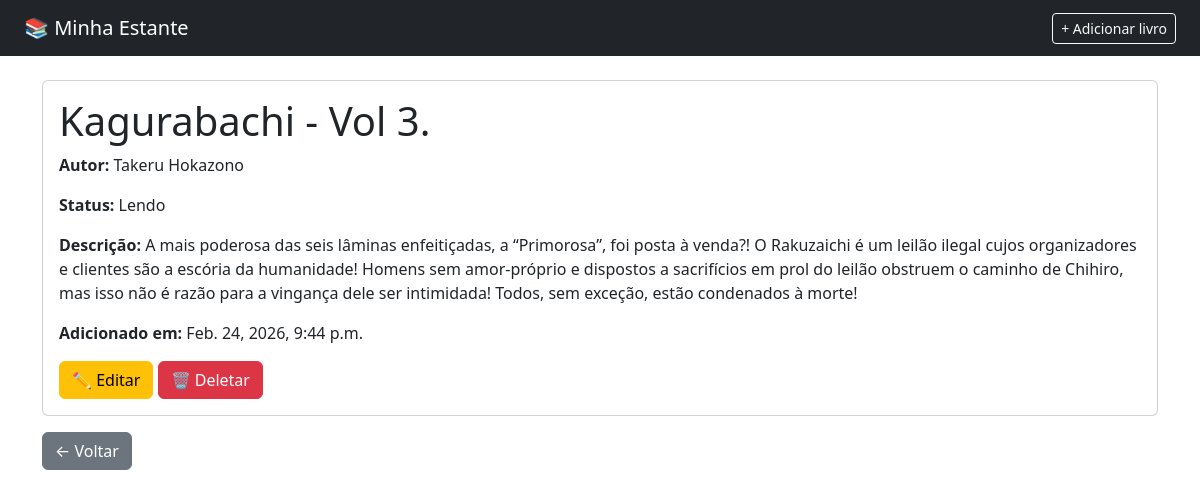
Screenshot of /livros/1/ with the database file from the repository.
### livros/models.py (models this page shows, shortened)
class Livro(models.Model):
    STATUS_CHOICES = [
        ('quero_ler', 'Quero Ler'),
        ('lendo', 'Lendo'),
        ('lido', 'Lido'),
    ]
    titulo = models.CharField(max_length=200)
    autor = models.CharField(max_length=100)
    descricao = models.TextField(blank=True)
    status = models.CharField(max_length=20, choices=STATUS_CHOICES, default='quero_ler')
    data_adicao = models.DateTimeField(auto_now_add=True)

### livros/views.py (the view)
# urls.py: path('<int:pk>/', views.detalhe_livro, name='detalhe_livro'),
def detalhe_livro(request, pk):
    livro = get_object_or_404(Livro, pk=pk)
    return render(request, 'livros/detalhe.html', {'livro': livro})

### templates/livros/detalhe.html
{% extends 'base.html' %}
{% block conteudo %}
    <div class="card">
        <div class="card-body">
            <h1 class="card-title">{{ livro.titulo }}</h1>
            <p class="card-text"><strong>Autor:</strong> {{ livro.autor }}</p>
            <p class="card-text"><strong>Status:</strong> {{ livro.get_status_display }}</p>
            <p class="card-text"><strong>Descrição:</strong> {{ livro.descricao }}</p>
            <p class="card-text"><strong>Adicionado em:</strong> {{ livro.data_adicao }}</p>
            <a href="{% url 'editar_livro' livro.pk %}" class="btn btn-warning">✏️ Editar</a>
            <a href="{% url 'deletar_livro' livro.pk %}" class="btn btn-danger">🗑️ Deletar</a>
        </div>
    </div>
    <a href="{% url 'lista_livros' %}" class="btn btn-secondary mt-3">← Voltar</a>
{% endblock %}

### rows the page displays
Livro: titulo "Kagurabachi - Vol 3.", autor "Takeru Hokazono", status "Lendo", descricao "A mais poderosa das seis lâminas enfeitiçadas, a “Primorosa”, foi posta à venda?! O Rakuzaichi é um leilão ilegal cujos organizadores e clientes são a escória da humanidade! Homens sem amor-próprio e dispostos a sacrifícios em prol do leilão obstruem o caminho de Chihiro, mas isso não é razão para a vingança dele ser intimidada! Todos, sem exceção, estão condenados à morte!", data_adicao "Feb. 24, 2026, 9:44 p.m."
